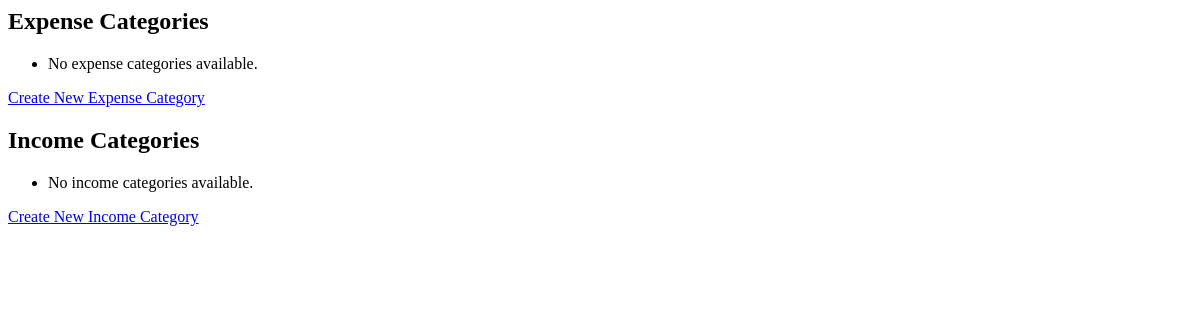
/categories/, run on an earlier commit of the app's database.
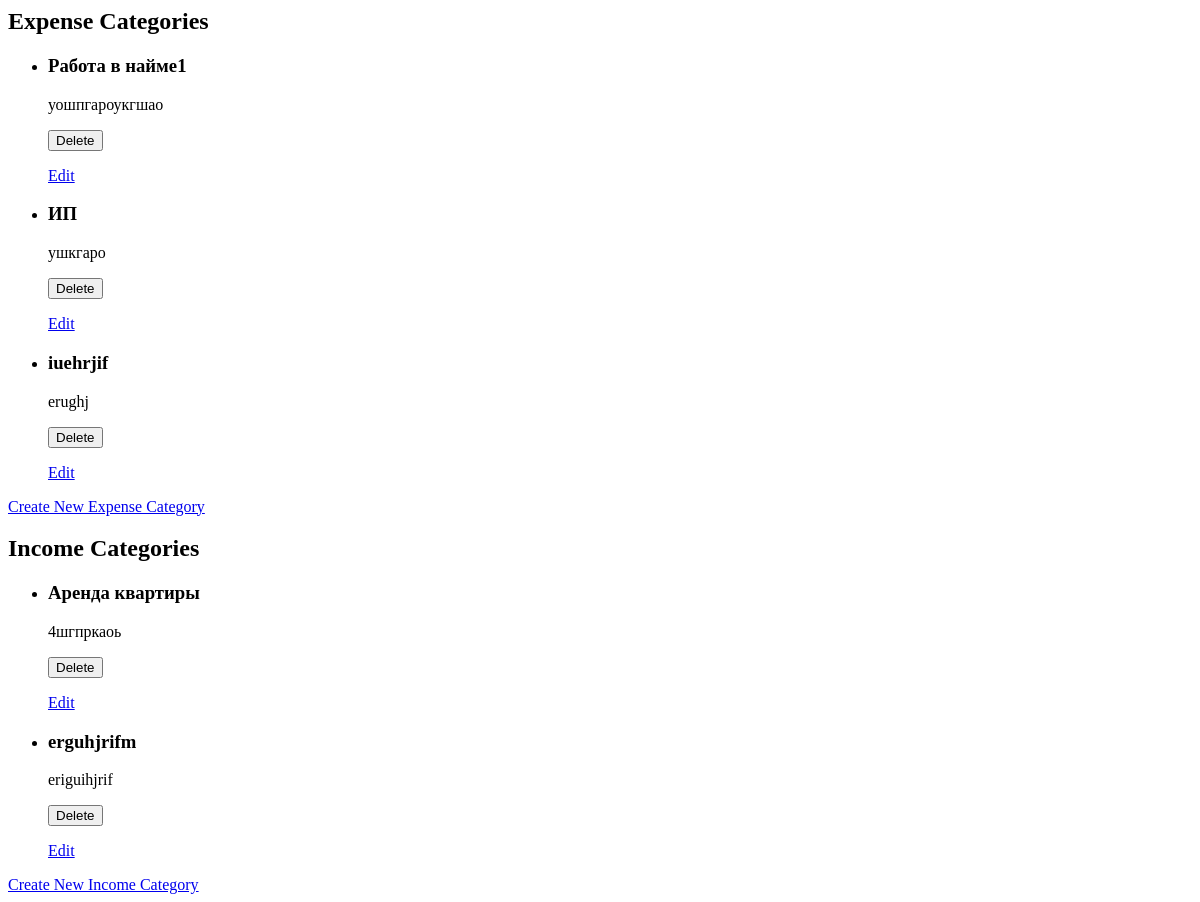
And on a later commit of the database.
### categories/models.py (models this page shows, shortened)
class ExpenseCategory(models.Model):
    category_id = models.AutoField(primary_key=True)
    name = models.CharField(max_length=100)
    description = models.TextField()

class IncomeCategory(models.Model):
    category_id = models.AutoField(primary_key=True)
    name = models.CharField(max_length=100)
    description = models.TextField()

### categories/views.py (the view)
# urls.py: path('', category_list, name='category_list'),
def category_list(request):
    expense_categories = ExpenseCategory.objects.all()
    income_categories = IncomeCategory.objects.all()
    return render(request, 'categories/category_list.html', {'expense_categories': expense_categories, 'income_categories': income_categories})

### categories/templates/categories/category_list.html (shortened to what this page needs)
<h2>Expense Categories</h2>
<ul>
  {% for category in expense_categories %}
    <li>
      <h3>{{ category.name }}</h3>
      <p>{{ category.description }}</p>
      <form method="POST" action="{% url 'expense_category_delete' category.category_id %}">
        <button type="submit">Delete</button>
      </form>
      <a href="{% url 'expense_category_update' category.category_id %}">Edit</a>
    </li>
  {% empty %}
    <li>No expense categories available.</li>
  {% endfor %}
</ul>
<a href="{% url 'expense_category_create' %}">Create New Expense Category</a>
<h2>Income Categories</h2>
<ul>
  {% for category in income_categories %}
    <li>
      <h3>{{ category.name }}</h3>
      <p>{{ category.description }}</p>
      <form method="POST" action="{% url 'income_category_delete' category.category_id %}">
        <button type="submit">Delete</button>
      </form>
      <a href="{% url 'income_category_update' category.category_id %}">Edit</a>
    </li>
  {% empty %}
    <li>No income categories available.</li>
  {% endfor %}
</ul>
<a href="{% url 'income_category_create' %}">Create New Income Category</a>

What changed in the data, as far as the page shows it:
added ExpenseCategory: name "Работа в найме1", description "уошпгароукгшао"
added ExpenseCategory: name "ИП", description "ушкгаро"
added ExpenseCategory: name "iuehrjif", description "erughj"
added IncomeCategory: name "Аренда квартиры", description "4шгпркаоь"
added IncomeCategory: name "erguhjrifm", description "eriguihjrif"
Also different on the page:
text no longer shown: "No expense categories available. No income categories available."
